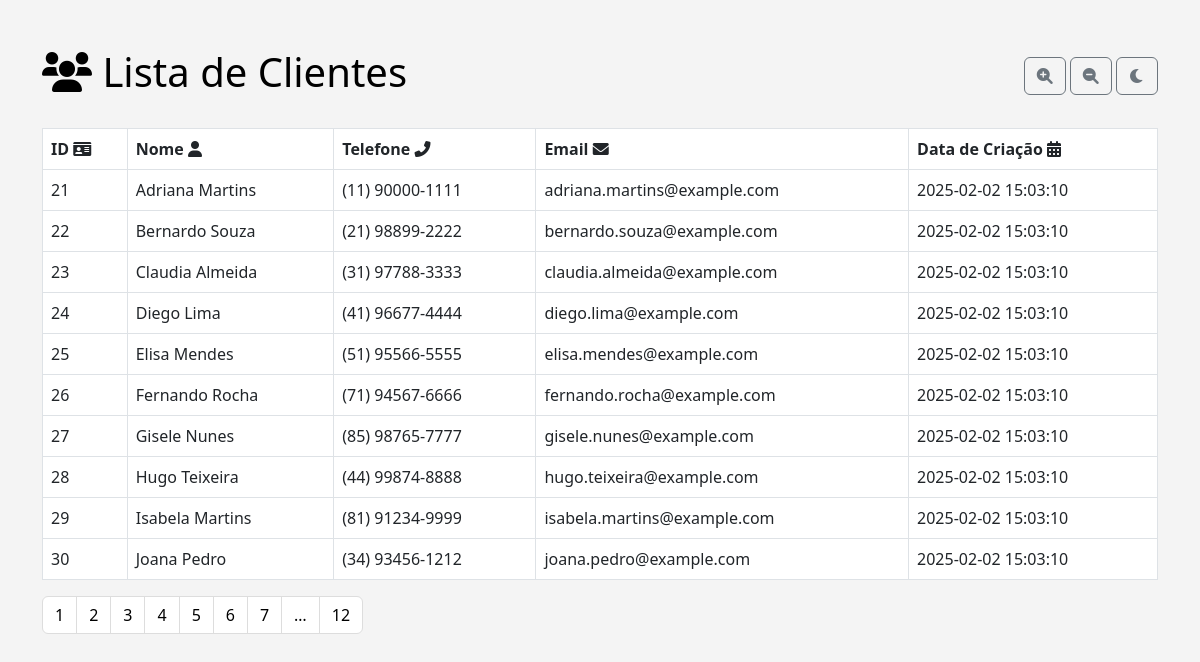
/?page=3, run on the app's committed database.
### tables this page shows
CREATE TABLE `clients` (
  `id` int(11) NOT NULL,
  `name` varchar(255) NOT NULL,
  `phone` varchar(15) NOT NULL,
  `email` varchar(255) NOT NULL,
  `created_at` timestamp NOT NULL DEFAULT current_timestamp(),
  `updated_at` timestamp NOT NULL DEFAULT current_timestamp() ON UPDATE current_timestamp()
);

### app/Controllers/ClientController.php (called while the page is built, shortened)
<?php
class ClientController {
    private Client $clientModel;
    public function __construct() {
        $this->clientModel = new Client(getDatabaseConnection());
    }
    public function listClients(int $page): void {
        $limit = 10;
        $offset = ($page - 1) * $limit;
        $totalClients = $this->clientModel->getTotalClients();
        $clients = $this->clientModel->getClients($offset, $limit);
        $totalPages = (int) ceil($totalClients / $limit);
        require __DIR__ . '/../Views/clients.php';
    }
}
?>

### public/index.php (called while the page is built, shortened)
<?php
$page = filter_input(INPUT_GET, 'page', FILTER_VALIDATE_INT) ?: 1;
$controller = new ClientController();
$controller->listClients($page);
?>

### config/database.php (called while the page is built)
<?php
function getDatabaseConnection() {
    $host = $_ENV['DB_HOST'];
    $db = $_ENV['DB_NAME'];
    $user = $_ENV['DB_USER'];
    $pass = $_ENV['DB_PASS'];
    try {
        return new PDO("mysql:host=$host;dbname=$db;charset=utf8", $user, $pass, [
            PDO::ATTR_ERRMODE => PDO::ERRMODE_EXCEPTION,
            PDO::ATTR_DEFAULT_FETCH_MODE => PDO::FETCH_ASSOC
        ]);
    } catch (PDOException $e) {
        die("Erro ao conectar no banco de dados: " . $e->getMessage());
    }
}
?>

### app/Models/Client.php (called while the page is built, shortened)
<?php
class Client {
    private PDO $db;
    public function __construct(PDO $db) {
        $this->db = $db;
    }
    public function getClients(int $offset, int $limit): array {
        $stmt = $this->db->prepare("SELECT * FROM clients ORDER BY created_at DESC LIMIT :offset, :limit");
        $stmt->bindValue(':offset', $offset, PDO::PARAM_INT);
        $stmt->bindValue(':limit', $limit, PDO::PARAM_INT);
        $stmt->execute();
        return $stmt->fetchAll();
    }
    public function getTotalClients(): int {
        $stmt = $this->db->query("SELECT COUNT(*) as total FROM clients");
        return (int) $stmt->fetch()['total'];
    }
}
?>

### app/Views/clients.php (the view, shortened to what this page needs)
<!DOCTYPE html>
<html lang="pt-br">
<head>
    <link href="https://cdn.jsdelivr.net/npm/bootstrap@5.3.0/dist/css/bootstrap.min.css" rel="stylesheet">
    <link rel="stylesheet" href="../../public/styles.css">
    <link rel="stylesheet" href="https://cdnjs.cloudflare.com/ajax/libs/font-awesome/6.0.0-beta3/css/all.min.css">
</head>
<body class="light-mode">
    <div class="container mt-5">
        <div class="d-flex justify-content-between align-items-center mb-4">
            <h1><i class="fas fa-users"></i> Lista de Clientes</h1>
            <div>
                <button id="increase-font-btn" class="btn btn-outline-secondary">
                    <i class="fas fa-search-plus"></i>
                </button>
                <button id="decrease-font-btn" class="btn btn-outline-secondary">
                    <i class="fas fa-search-minus"></i>
                </button>
                <button id="toggle-theme-btn" class="btn btn-outline-secondary">
                </button>
            </div>
        </div>
        <table class="table table-bordered table-hover">
            <thead>
                <tr>
                    <th>ID <i class="fas fa-id-card"></i></th>
                    <th>Nome <i class="fas fa-user"></i></th>
                    <th>Telefone <i class="fas fa-phone-alt"></i></th>
                    <th>Email <i class="fas fa-envelope"></i></th>
                    <th>Data de Criação <i class="fas fa-calendar-alt"></i></th>
                </tr>
            </thead>
            <tbody>
                <?php foreach ($clients as $client): ?>
                    <tr>
                        <td><?= htmlspecialchars($client['id']) ?></td>
                        <td><?= htmlspecialchars($client['name']) ?></td>
                        <td><?= htmlspecialchars($client['phone']) ?></td>
                        <td><?= htmlspecialchars($client['email']) ?></td>
                        <td><?= htmlspecialchars($client['created_at']) ?></td>
                    </tr>
                <?php endforeach; ?>
            </tbody>
        </table>
        <nav>
            <ul class="pagination">
                <?php for ($i = max(1, $page - 4); $i <= min($totalPages, $page + 4); $i++): ?>
                    <?php if ($i == $page): ?>
                        <li class="page-item active"><span class="page-link"><?= $i ?></span></li>
                    <?php else: ?>
                        <li class="page-item"><a class="page-link" href="?page=<?= $i ?>"><?= $i ?></a></li>
                    <?php endif; ?>
                <?php endfor; ?>
                <?php if ($page < $totalPages): ?>
                    <li class="page-item disabled"><span class="page-link">…</span></li>
                    <li class="page-item"><a class="page-link" href="?page=<?= $totalPages ?>"><?= $totalPages ?></a></li>
                <?php endif; ?>
            </ul>
        </nav>
    </div>
</body>
</html>

### public/styles.css (style rules this page uses)
.light-mode { background-color: #f4f4f4; color: #000; }
.light-mode .table { background-color: #fff; color: #000; }
.light-mode .pagination .page-link { color: #000; background-color: #fff; border-color: #ddd; }
body { font-size: 16px; transition: font-size 0.3s ease; }

### data on the page
clients: id "21", name "Adriana Martins", phone "(11) 90000-1111", email "adriana.martins@example.com", created_at "2025-02-02 15:03:10"
clients: id "22", name "Bernardo Souza", phone "(21) 98899-2222", email "bernardo.souza@example.com", created_at "2025-02-02 15:03:10"
clients: id "23", name "Claudia Almeida", phone "(31) 97788-3333", email "claudia.almeida@example.com", created_at "2025-02-02 15:03:10"
clients: id "24", name "Diego Lima", phone "(41) 96677-4444", email "diego.lima@example.com", created_at "2025-02-02 15:03:10"
clients: id "25", name "Elisa Mendes", phone "(51) 95566-5555", email "elisa.mendes@example.com", created_at "2025-02-02 15:03:10"
clients: id "26", name "Fernando Rocha", phone "(71) 94567-6666", email "fernando.rocha@example.com", created_at "2025-02-02 15:03:10"
clients: id "27", name "Gisele Nunes", phone "(85) 98765-7777", email "gisele.nunes@example.com", created_at "2025-02-02 15:03:10"
clients: id "28", name "Hugo Teixeira", phone "(44) 99874-8888", email "hugo.teixeira@example.com", created_at "2025-02-02 15:03:10"
clients: id "29", name "Isabela Martins", phone "(81) 91234-9999", email "isabela.martins@example.com", created_at "2025-02-02 15:03:10"
clients: id "30", name "Joana Pedro", phone "(34) 93456-1212", email "joana.pedro@example.com", created_at "2025-02-02 15:03:10"

### other printed values
$totalPages "12"
